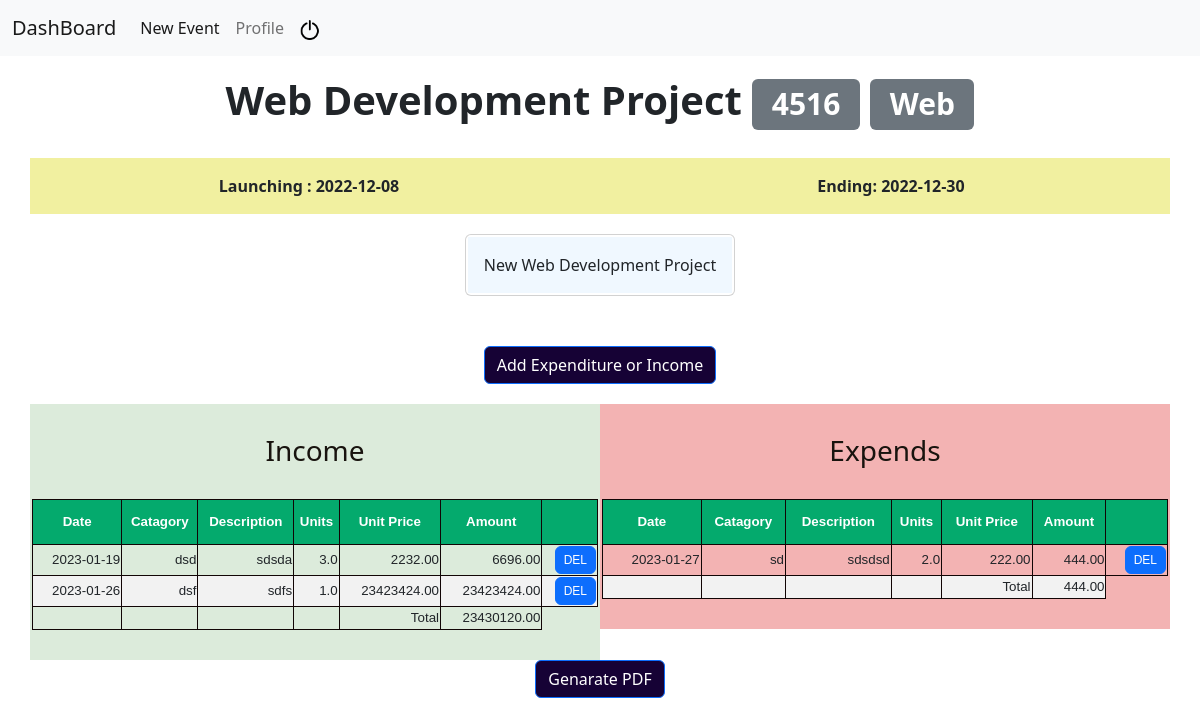
/event?id=4516 (signed in), run on the app's committed database.
### tables this page shows
CREATE TABLE events(name TEXT NOT NULL, catagory TEXT NOT NULL, starting_date DATE NOT NULL, ending_date DATE NOT NULL, description TEXT, id INTEGER PRIMARY KEY NOT NULL, user_id INTEGER);

CREATE TABLE budget_income(
id INTEGER PRIMARY KEY AUTOINCREMENT,
project_id INTEGER NOT NULL,
type TEXT NOT NULL,
item TEXT NOT NULL,
amount REAL NOT NULL,
units REAL, date TEXT not null);

CREATE TABLE budget_expenditure(
id INTEGER PRIMARY KEY AUTOINCREMENT,
project_id INTEGER NOT NULL,
type TEXT NOT NULL,
item TEXT NOT NULL,
units REAL, amount REAL NOT NULL, date TEXT not null);

### app.py (the view)
@app.route("/event", methods=["GET", "POST"])
@login_required
def event():
    if request.method == "POST":
        id = request.form.get("id")
        if request.form.get("button") == "save":
            income_expenditure = int(request.form.get("income_expenditure")) # return integer 1 or 2::::: try to do it else error can happen
            _type = request.form.get("type")
            item = request.form.get("item")
            units = request.form.get("units")
            unit_price = request.form.get("unit_price")
            date = request.form.get("date")
            if not id or not income_expenditure or not _type or not item or not unit_price or not date:
                flash("Mandatory fields should not be empty ")
                return redirect(("/event?id="+id))
            if income_expenditure == 1 and not units:
                units = 1
            try:
                units = float(units)
                unit_price = float(unit_price)
            except:
                flash("Units and Unit_price [DATA UNMATCH]")
                return redirect(("/event?id="+id))
            if income_expenditure == 1:
                db.execute("INSERT INTO budget_income (project_id, type, item, amount, units, date) VALUES(?, ?, ?, ?, ?, ?)", int(id), _type, item, unit_price, units, date)
            elif income_expenditure == 2:
                db.execute("INSERT INTO budget_expenditure (project_id, type, item, amount, units, date) VALUES(?, ?, ?, ?, ?, ?)", int(id), _type, item, unit_price, units, date)
            return redirect(("/event?id="+id))
        elif request.form.get("button") == "delete":
            row_id = request.form.get("row_id")
            _type = request.form.get("db")
            if _type == "income":
                db.execute("DELETE FROM budget_income WHERE id=?", int(row_id))
            elif _type == "expenditure":
                db.execute("DELETE FROM budget_expenditure WHERE id=?", int(row_id))
            return redirect(("/event?id="+id))
        elif request.form.get("button") == "generate_pdf":
            try:
                orientation = int(request.form.get("orientation"))
                font_size = int(request.form.get("font-size"))
            except:
                orientation = None
                font_size = None
            lable = request.form.get("report_lable")
            report = generate_pdf_report(lable, orientation, font_size)
            report.budget_report(int(id))
            return redirect(("/event?id="+id))
    else:
        id = request.args
        if not id["id"]:
            return redirect("/")
        project = db.execute("SELECT * FROM events WHERE id=?", id["id"])
        income_details = sorted(db.execute("SELECT * FROM budget_income WHERE project_id=?", int(id["id"]) ), key=lambda x: x["date"])
        expenditure_details = sorted(db.execute("SELECT * FROM budget_expenditure WHERE project_id=?", int(id["id"]) ), key=lambda x: x["date"])
        catagory=[]
        for _ in income_details:
            catagory.append(_["type"])
        for _ in expenditure_details:
            catagory.append(_["type"])
        return render_template("event.html", project=project, catagory=set(catagory), income=income_details, expenditure=expenditure_details)

### app.py (called while the page is built)
@app.after_request
def after_request(response):
    response.headers["Cache-Control"] = "no-cache, no-store, must-revalidate"
    response.headers["Expires"] = 0
    response.headers["Pragma"] = "no-cache"
    return response

### helper.py (called while the page is built)
def login_required(f):
    @wraps(f)
    def decorated_function(*args, **kwargs):
        if session.get("user_id") is None:
            return redirect("/login")
        return f(*args, **kwargs)
    return decorated_function

### templates/event.html (shortened to what this page needs)
{% extends "layout.html" %}
{% block head %}
    <link rel="stylesheet" href="static/style/event.css">
{% endblock %}
{% block main %}
    <h1 id="title">{{project[0]["name"].title()}} <span class="badge bg-secondary">{{project[0]["id"]}}</span> <span class="badge bg-secondary">{{project[0]["catagory"].title()}}</span></h1>
    <div class="details">
        <div class="container overflow-hidden text-center" id="dates">
            <div class="row gx-5">
                <div class="col">
                <div class="p-3">Launching : {{ project[0]["starting_date"] }}</div>
                </div>
                <div class="col">
                <div class="p-3">Ending: {{ project[0]["ending_date"] }}</div>
                </div>
            </div>
        </div>
        <div class="card description">
            <div class="card-body">
              {{project[0]["description"].title()}}
            </div>
        </div>
        <div class="budget">
            <button type="button" id="budget_b" class="btn btn-primary" data-bs-toggle="modal" data-bs-target="#staticBackdrop">
                Add Expenditure or Income
            </button>
        </div>
    </div>
    <div class="budget_listing">
        <div class="container text-center">
            <div class="row align-items-start">
            {% if income %}
              <div class="col" id="income_col">
                <h3 class="listing_title">Income</h3>
                <br>
                <table id="income_list">
                    <thead>
                        <tr>
                            <th>Date</th>
                            <th>Catagory</th>
                            <th>Description</th>
                            <th>Units</th>
                            <th>Unit Price</th>
                            <th>Amount</th>
                            <th></th>
                        </tr>
                    </thead>
                    {% set Total_i = namespace(value=0) %}
                    <tbody>
                        {% for line in income %}
                        <tr>
                            <td>{{line["date"]}}</td>
                            <td>{{line["type"]}}</td>
                            <td>{{line["item"]}}</td>
                            <td>{{line["units"]}}</td>
                            <td>{{'%0.2f'|format(line["amount"]|float)}}</td>
                            <td>{{'%0.2f'|format( (line["amount"]|float)*(line["units"]|float) )}}</td>
                            <td>
                                <form action="/event", method="POST">
                                    <button name="button" value="delete" type="submit" class="btn btn-primary" style="--bs-btn-padding-y: .25rem; --bs-btn-padding-x: .5rem; --bs-btn-font-size: .75rem;">DEL</button>
                                </form>
                            </td>
                        </tr>
                        {% set Total_i.value = Total_i.value + ((line["amount"]|float)*(line["units"]|float)) %}
                        {% endfor %}
                        <tr>
                            <td></td>
                            <td></td>
                            <td></td>
                            <td></td>
                            <td>Total</td>
                            <td>{{ ('%0.2f'|format(Total_i.value|float)) }}</td>
                        </tr>
                    </tbody>
                </table>
                {% endif %}
            </div>
            {% if expenditure %}
            <div class="col" id="expend_col">
                <h3 class="listing_title">Expends</h3>
                <br>
                <table id="income_list">
                    <thead>
                        <tr>
                            <th>Date</th>
                            <th>Catagory</th>
                            <th>Description</th>
                            <th>Units</th>
                            <th>Unit Price</th>
                            <th>Amount</th>
                            <th></th>
                        </tr>
                    </thead>
                    {% set Total_e = namespace(value=0) %}
                    <tbody>
                        {% for line in expenditure %}
                        <tr>
                            <td>{{line["date"]}}</td>
                            <td>{{line["type"]}}</td>
                            <td>{{line["item"]}}</td>
                            <td>{{line["units"]}}</td>
                            <td>{{'%0.2f'|format(line["amount"]|float)}}</td>
                            <td>{{'%0.2f'|format( (line["amount"]|float)*(line["units"]|float) )}}</td>
                            <td>
                                <form action="/event", method="POST">
                                    <button name="delete_row" value="delete" type="submit" class="btn btn-primary" style="--bs-btn-padding-y: .25rem; --bs-btn-padding-x: .5rem; --bs-btn-font-size: .75rem;">DEL</button>
                                </form>
                            </td>
                        </tr>
                        {% set Total_e.value = Total_e.value + ((line["amount"]|float)*(line["units"]|float)) %}
                        {% endfor %}
                        <tr>
                            <td></td>
                            <td></td>
                            <td></td>
                            <td></td>
                            <td>Total</td>
                            <td>{{ ('%0.2f'|format(Total_e.value|float)) }}</td>
                        </tr>
                    </tbody>
                </table>
                {% endif %}
                </div>
            </div>
        </div>
    </div>
    <div class="pdf-section">
        <button type="button" id="PDF-data" class="btn btn-primary" data-bs-toggle="modal" data-bs-target="#staticBackdrop2">
            Genarate PDF
        </button>
    </div>
{% endblock %}

### static/style/event.css (style rules this page uses)
#title { font-weight: 900; text-align: center; padding: 20px; }
#dates { background-color: rgb(241, 240, 160); }
.p-3 { font-weight: 600; font-family: 'Segoe UI', Tahoma, Geneva, Verdana, sans-serif; }
.card-body { text-align: center; background-color: aliceblue; width: fit-content; }
.description { margin-top: 20px; padding: 2px; width: fit-content; margin-left: auto; margin-right: auto; }
#budget_b { margin-left: auto; margin-right: auto; background-color: rgb(22, 2, 53); }
#PDF-data { margin-left: auto; margin-right: auto; background-color: rgb(22, 2, 53); }
.budget { margin-top: 30px; padding: 20px; width:fit-content ; margin-left: auto; margin-right: auto; }
#income_col { background-color: rgb(220, 235, 219); padding-top: 10px; padding-bottom: 30px; padding-left: 2px; padding-right: 2px; }
#expend_col { background-color: rgb(243, 179, 179); padding-top: 10px; padding-bottom: 30px; padding-left: 2px; padding-right: 2px; }
.listing_title { margin-top: 20px; color: rgb(24, 19, 14); }
#income_list { font-size: smaller; font-family: Arial, Helvetica, sans-serif; border-collapse: collapse; width: 100%; }
#income_list td, #income_list th { border: 1px solid rgb(17, 5, 5); padding: 1px; text-align: right; }
#income_list tr:nth-child(even) { background-color: #f2f2f2; }
#income_list th { padding-top: 12px; padding-bottom: 12px; text-align: center; background-color: #04AA6D; color: white; }
.pdf-section { text-align: center; }

### data on the page
events: name "Web Development Project", id "4516", catagory "Web", starting_date "2022-12-08", ending_date "2022-12-30", description "New Web Development Project"
budget_income: date "2023-01-19", type "dsd", item "sdsda", units "3.0", amount "2232.00", (line['amount']|float)*(line['units']|float) "6696.00"
budget_income: date "2023-01-26", type "dsf", item "sdfs", units "1.0", amount "23423424.00", (line['amount']|float)*(line['units']|float) "23423424.00"
budget_expenditure: date "2023-01-27", type "sd", item "sdsdsd", units "2.0", amount "222.00", (line['amount']|float)*(line['units']|float) "444.00"

### other printed values
{{ ('%0.2f'|format(Total_i.value|float)) }} "23430120.00"
{{ ('%0.2f'|format(Total_e.value|float)) }} "444.00"
